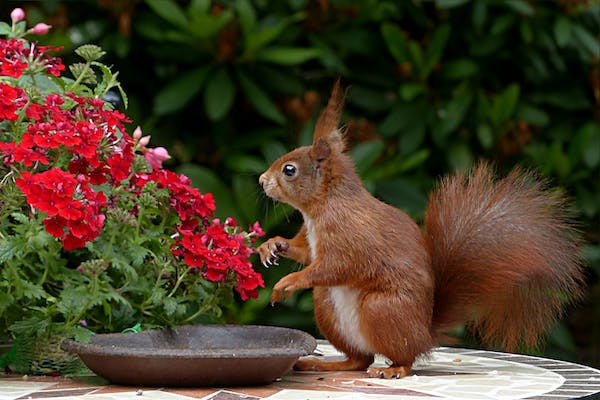
#> input picture Internship(IP using python)/images/flower.png, 600 x 400 px, given in place of Dogs.jpg, which was not available; the run also reads 1 picture not shown here
$ python grayscale.py
#> lines starting #> are read from the running program, lines starting #| are printed output that depends on the picture; pictures that were not available may be replaced by others from this repository, and a replacement may not be noted
# GrayScale

#  Import required libraries
from PIL import Image

# Open Image
im = Image.open("images\Dogs.jpg")
#> im is the input picture: PIL image 600x400 RGB; mean R, G, B 76.9, 61.7, 40.9
im2 = Image.open("images\pug dog.png")
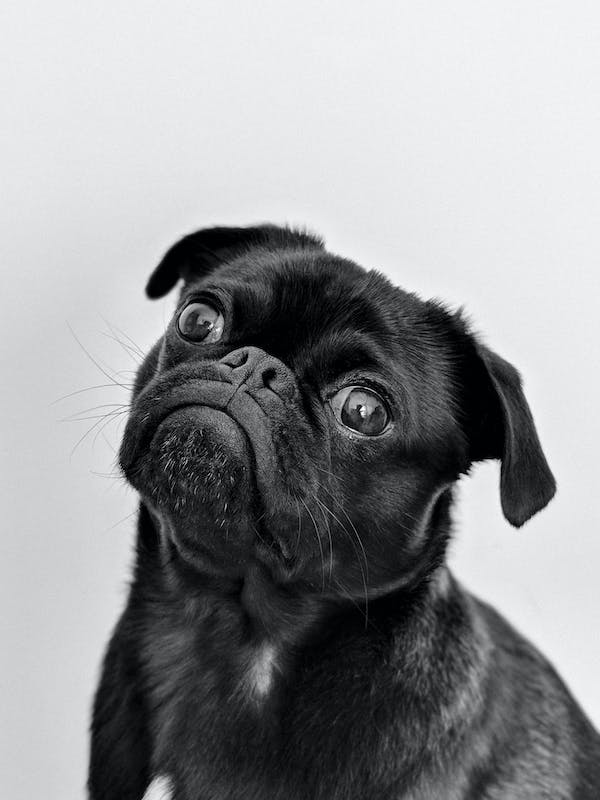
#> input picture Internship(IP using python)/images/pug dog.png, 600 x 800 px, found by its file name
#> im2 is the input picture: PIL image 600x800 RGB; mean R, G, B 147.4, 148.4, 150.4
im3 = Image.open("images\\flower.png")
im4 = Image.open("images\women.png")
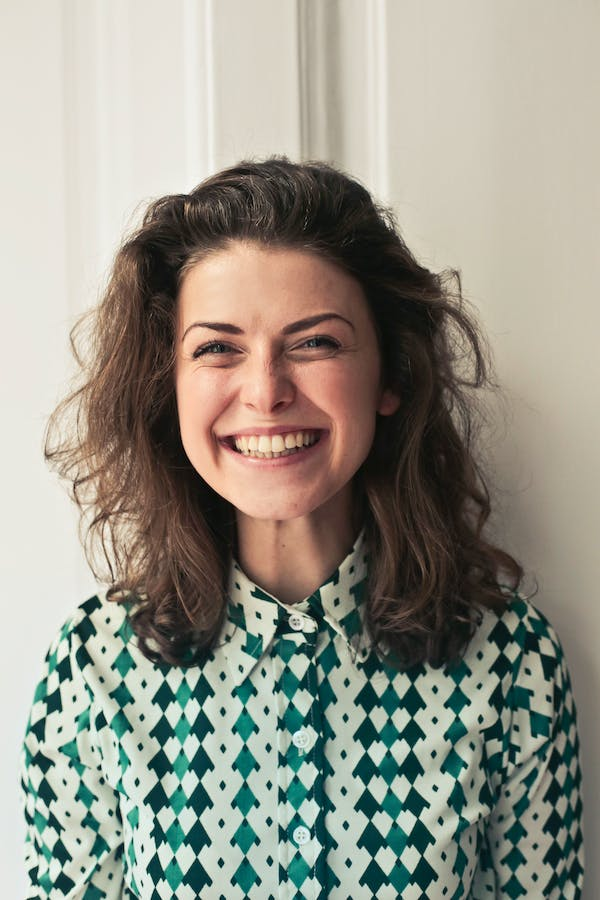
#> input picture Internship(IP using python)/images/women.png, 600 x 900 px, found by its file name
#> im4 is the input picture: PIL image 600x900 RGB; mean R, G, B 150.3, 149, 137.3

# GrayScale and Show
im_gray = im.convert('L').show()
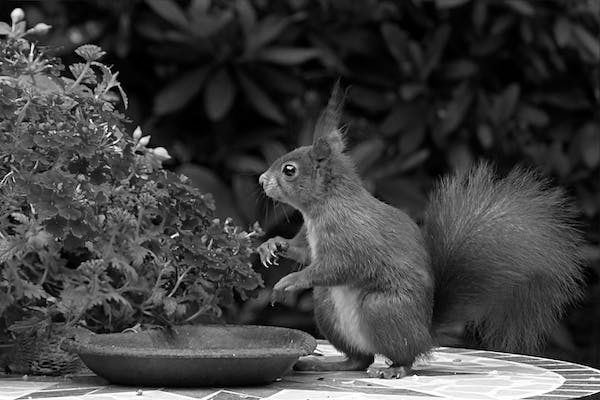
#> shown: PIL image 600x400 L; min 0, max 255, mean 63.9
im2_gray = im2.convert('L').show()
im3_gray = im3.convert('L').show()
im4_gray = im4.convert('L').show()
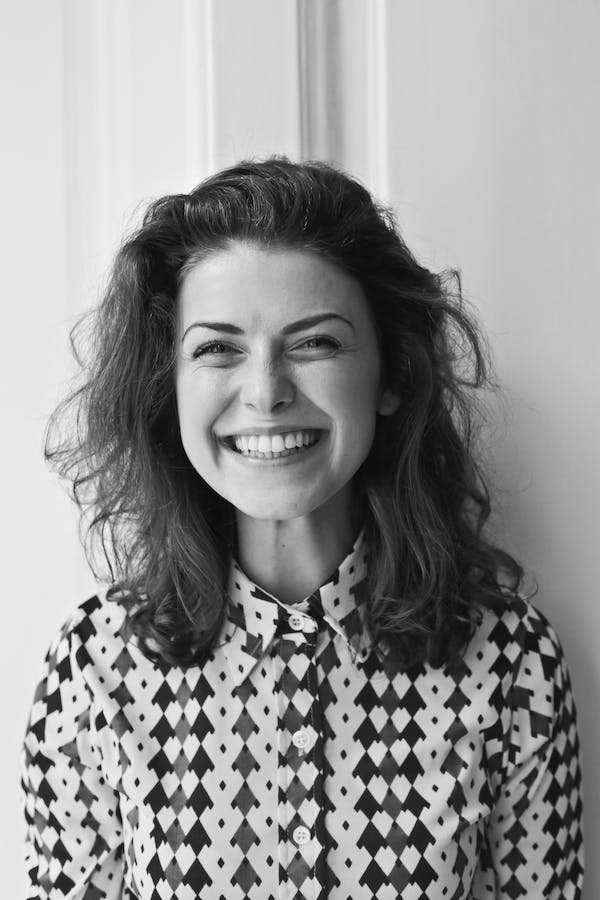
#> shown: PIL image 600x900 L; min 0, max 255, mean 148
# Where "L" stands for 'luminous'.
